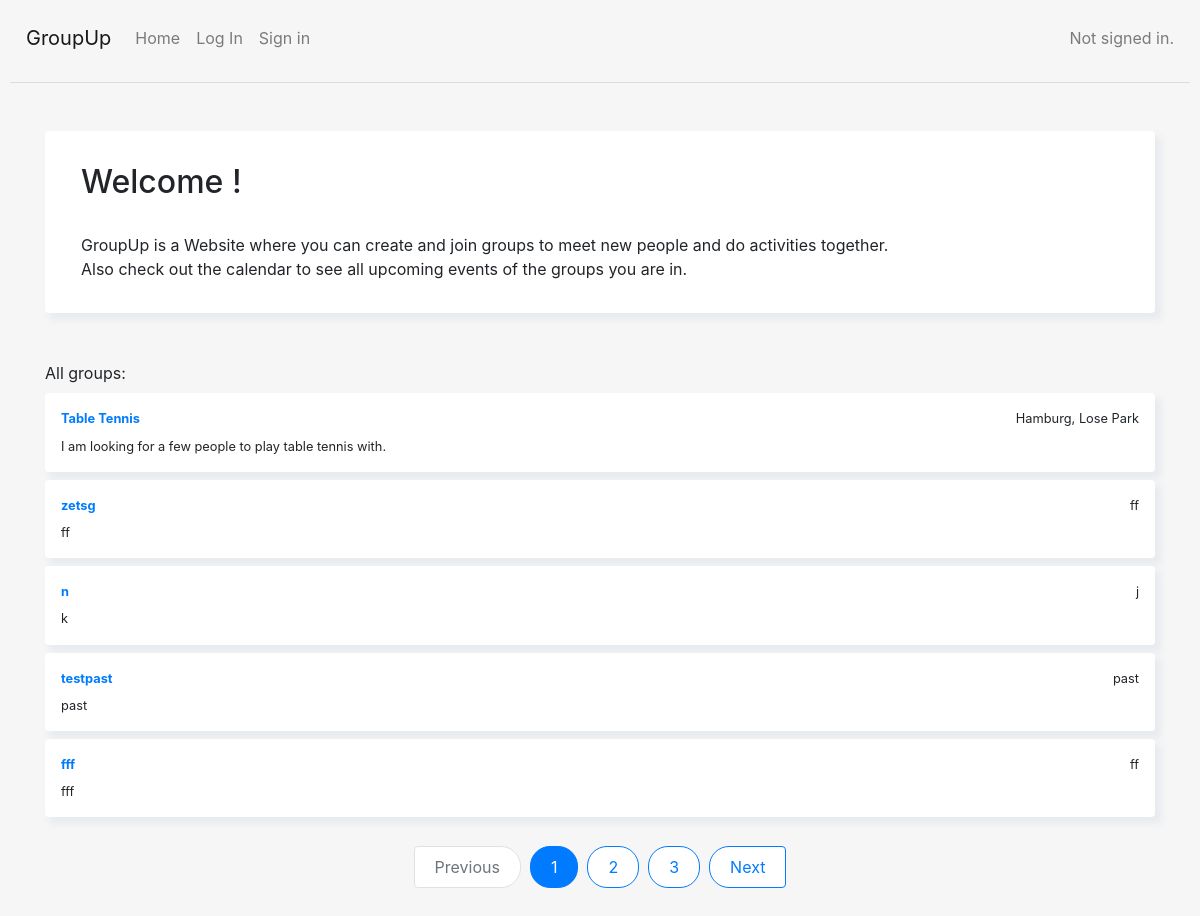
Before: / with the older database file.
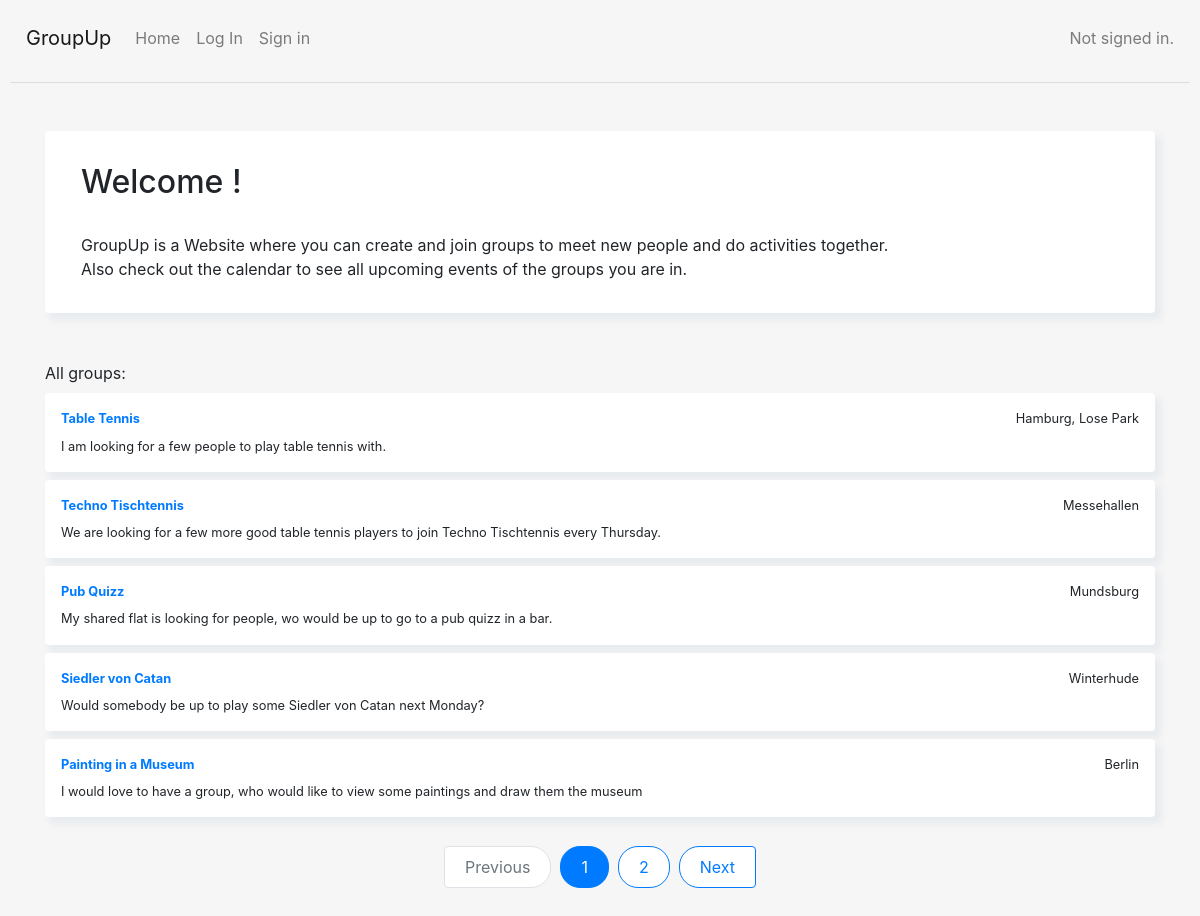
After: the same page with the newer database file.
### capstone/models.py (models this page shows, shortened)
class Group(models.Model):
    name = models.CharField(max_length=200)
    description = models.CharField(max_length=200)
    location = models.CharField(max_length=200)
    activity = models.ForeignKey(Activity, on_delete=models.CASCADE, default=None)
    time_and_date = models.DateTimeField(default=None)
    users = models.ManyToManyField(User)
    creator = models.ForeignKey(User, on_delete=models.CASCADE, default=None, related_name='creator')
    recurring = models.BooleanField(default=False)

### capstone/views.py (the view)
# urls.py: path('', views.index, name='index'),
def index(request):
    groups = Group.objects.all()
    paginator = Paginator(groups, 5)
    page_number = request.GET.get('page')
    try:
        groups = paginator.page(page_number)
    except PageNotAnInteger:
        groups = paginator.page(1)
    except EmptyPage:
        groups = paginator.page(paginator.num_pages)
    return render(request, 'capstone/index.html', {'groups': groups})

### capstone/templates/capstone/index.html (shortened to what this page needs)
{% extends "capstone/layout.html" %}
{% block body %}
{% load static %}
<div class="container mt-5">
    <div class="card p-3 mt-2">
        <div class="untereBox">
        <h2>Welcome {{ request.user.username }}!</h2>
        GroupUp is a Website where you can create and join groups to meet new people and do activities together. <br>
        Also check out the calendar to see all upcoming events of the groups you are in.
        </div>
    </div>
</div>
<div class="container mt-5">
    <div class="row  d-flex justify-content-center" style="background-color: transparent;">
        <div class="col-md-12" >
            {% if groups %}
            All groups: <br>
                {% for group in groups %}
                <div class="card p-3 mt-2">
                    <div class="d-flex justify-content-between align-items-center">
                        <div class="user d-flex flex-row align-items-center">
                            <small class="font-weight-bold text-primary">
                                <a href="{%  url 'group_detail' group_id=group.id %}">
                                    {{ group.name }}
                                </a>
                            </small>
                        </div>
                        <small>{{ group.location }}</small>
                    </div>
                        <div id="postArea_{{ group.id }}">
                            <div class="action d-flex justify-content-between mt-2 align-items-center">
                                <small class ="afterEditedContent_" id="afterEditedContent_{{ group.id }}">{{ group.description }}</small>
                            </div>
                         </div>
                </div>
                {% endfor %}
                <br/>
                <div>
                    <nav aria-label="Page navigation ">
                        <ul class="pagination">
                            {% if groups.has_previous %}
                                <li class="page-item"><a class="page-link" href="?page={{ groups.previous_page_number }}">Previous</a></li>
                            {% else %}
                                <li class="page-item disabled"><a class="page-link">Previous</a></li>
                            {% endif %}
                            {% for i in groups.paginator.page_range %}
                                {% if groups.number == i %}
                                    <li class="page-item active"><a class="page-link">{{ i }}</a></li>
                                {% else %}
                                    <li class="page-item"><a class="page-link" href="?page={{ i }}">{{ i }}</a></li>
                                {% endif %}
                            {% endfor %}
                            {% if groups.has_next %}
                                <li class="page-item"><a class="page-link" href="?page={{ groups.next_page_number }}">Next</a></li>
                            {% else %}
                                <li class="page-item disabled"><a class="page-link">Next</a></li>
                            {% endif %}
                        </ul>
                    </nav>
                </div>
            {% else %}
            There are no groups yet, <a href="{% url 'create_group_page' %}">create one!</a>
            {% endif %}
        </div>
    </div>
</div>
{% endblock %}

### capstone/templates/capstone/layout.html (shortened to what this page needs)
{% load static %}
<!DOCTYPE html>
<html lang="en">
<head>
    <link href="https://cdnjs.cloudflare.com/ajax/libs/twitter-bootstrap/4.5.0/css/bootstrap.min.css" rel="stylesheet">
    <link href="{% static 'capstone/styles.css' %}" rel="stylesheet">
</head>
<body>
  <nav class="navbar navbar-expand-sm navbar-light">
    <a class="navbar-brand" href="{% url 'index' %}">GroupUp</a>
    <div class="collapse navbar-collapse" id="navbarNavDropdown">
            <ul class="navbar-nav mr-auto">
                    <li class="nav-item">
                        <a class="nav-link" href="{% url 'index' %}">Home
                        </a>
                    </li>
                {% if user.is_authenticated %}
                    <li class="nav-item">
                        <a class="nav-link" href="{% url 'create_group_page' %}">Create a Group</a>
                    </li>
                    <li class="nav-item">
                        <a class="nav-link" href="{% url 'create_activity_page' %}">Create a Activity</a>
                    </li>
                    <li class="nav-item">
                        <a class="nav-link" href="{% url 'calendar_view' %}">My calendar</a>
                    </li>
                    <li class="nav-item">
                        <a class="nav-link" href="{% url 'logout' %}">Log Out</a>
                    </li>
                {% else %}
                    <li class="nav-item">
                        <a class="nav-link" href="{% url 'login' %}">Log In</a>
                    </li>
                    <li class="nav-item">
                        <a class="nav-link" href="{% url 'signup' %}">Sign in</a>
                    </li>
                {% endif %}
            </ul>
            <span class="navbar-text">
                {% if user.is_authenticated %}
                    Signed in as <strong>{{ user.username }}</strong>.
                {% else %}
                    Not signed in.
                {% endif %}
                </span>
    </div>
</nav>
  <hr>
  {% block body %}
  {% endblock %}

### capstone/static/capstone/styles.css (style rules this page uses)
body { padding: 10px; background-color: #f7f6f6; }
.untereBox { padding: 16px; padding-right: 20px; padding-left: 20px; }
.pagination { display: flex; justify-content: center; align-items: center; }
.page-item { margin: 5px; }
.page-link { border-radius: 20px; padding: 10px 20px; border: 1px solid #027bff; color: #027bff; align-items: center; justify-content: center; }
.row { background: #f7f6f6; }
.card { border: none; box-shadow: 5px 6px 6px 2px #e9ecef; border-radius: 4px; }

Changed rows visible on the page:
removed Group: name "zetsg", location "ff", description "ff"
removed Group: name "testpast", location "past", description "past"
removed Group: name "fff", location "ff", description "fff"
added Group: name "Techno Tischtennis", location "Messehallen", description "We are looking for a few more good table tennis players to join Techno Tischtennis every Thursday."
changed Group: name "n" → "Pub Quizz"; location "j" → "Mundsburg"; description "k" → "My shared flat is looking for people, wo would be up to go to a pub quizz in a bar."
added Group: name "Siedler von Catan", location "Winterhude", description "Would somebody be up to play some Siedler von Catan next Monday?"
added Group: name "Painting in a Museum", location "Berlin", description "I would love to have a group, who would like to view some paintings and draw them the museum"
Other visible differences:
list line gone: "3"
